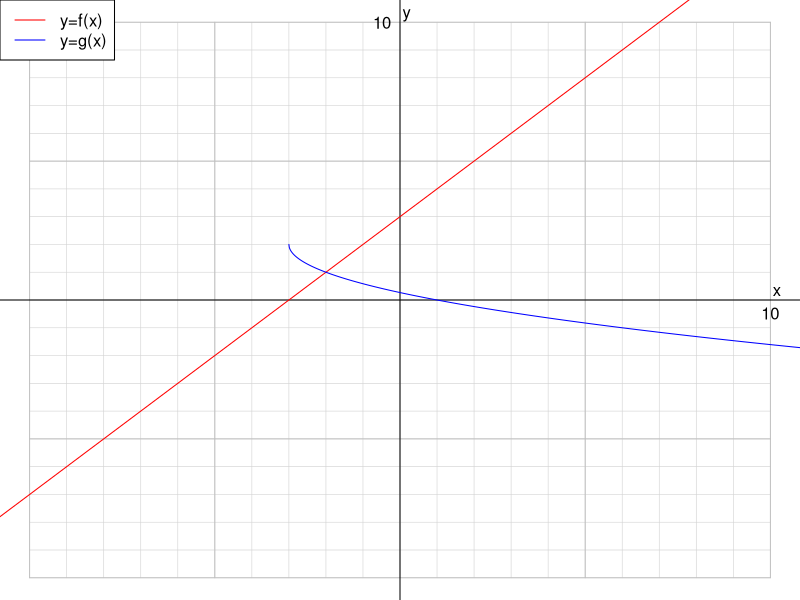

Reproduce this figure in R.
## ---- chunk 1
par(mar=c(0,0,0,0))
plot(0,0,"n",xlim=c(-10,10),ylim=c(-10,10),axes=F,ann=F)
for(i in -10:10){
  lines(c(i,i),c(-10,10),col="lightgrey",lwd=0.6)
  lines(c(-10,10),c(i,i),col="lightgrey",lwd=0.6)
}
for(i in c(-10,-5,5,10)){
  lines(c(i,i),c(-10,10),col="grey",lwd=0.9)
  lines(c(-10,10),c(i,i),col="grey",lwd=0.9)
}
abline(h=0)
abline(v=0)
text(10,0,"x",adj=c(-0.3,-0.3))
text(0,10,"y",adj=c(-0.3,-0.3))
text(10,0,"10",adj=c(0.5,1.5))
text(0,10,"10",adj=c(1.5,0.5))

x1 = seq(-12,12,0.1)
y1 = x1+3

x2 = seq(-3,12,0.01)
y2 = -sqrt(x2+3)+2

lines(x1,y1,col="red")
lines(x2,y2,col="blue")

legend("topleft",c("y=f(x)","y=g(x)"),col=c("red","blue"),lwd=c(1,1))
